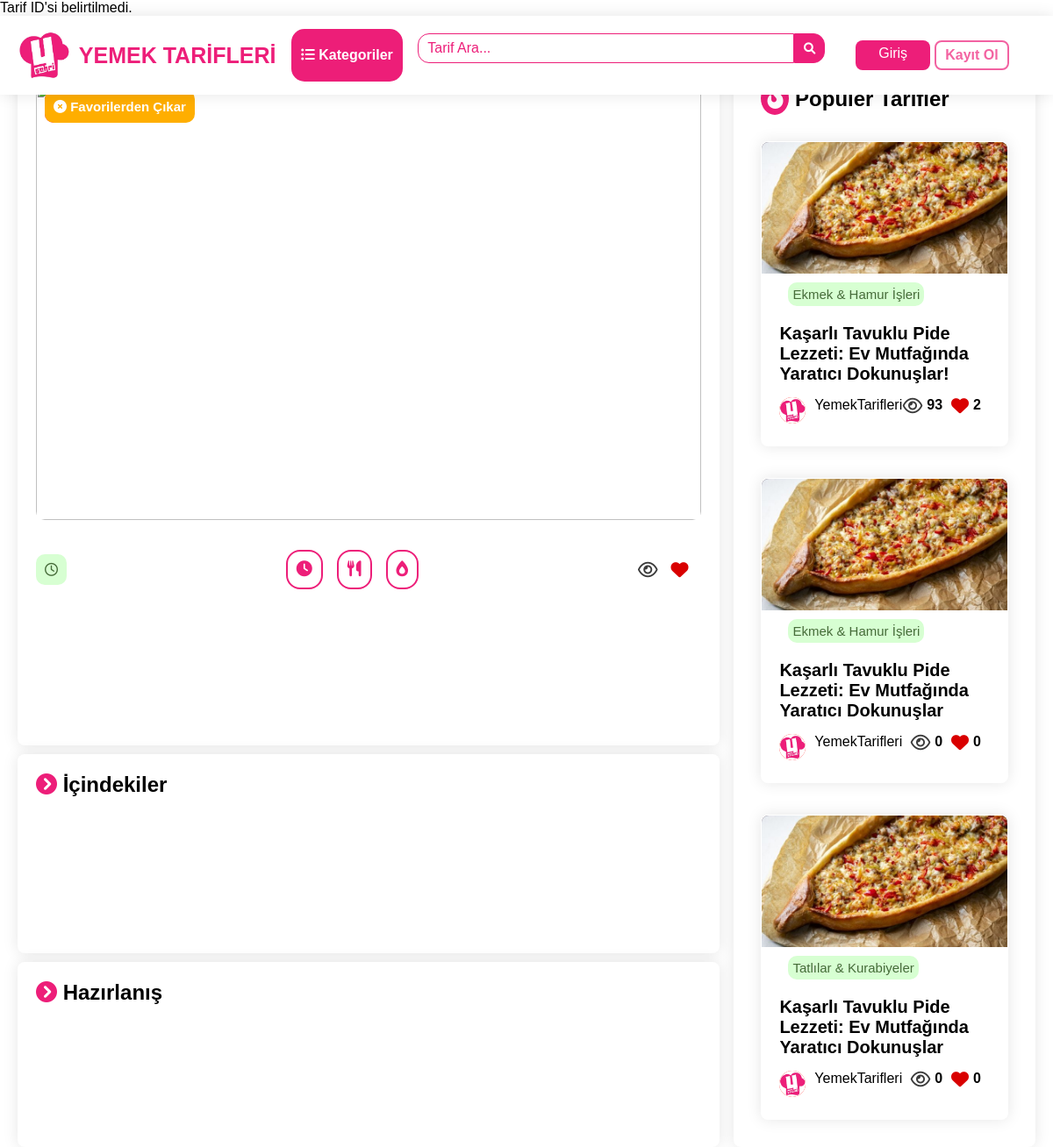
The page /yemektarifleri/tarif.php on the database its author committed.
### tables this page shows
CREATE TABLE `tema_ayarlari` (
  `id` int(11) NOT NULL,
  `logo` varchar(255) DEFAULT NULL,
  `site_adi` varchar(255) DEFAULT NULL,
  `slogan` varchar(255) DEFAULT NULL,
  `intro_gorsel` varchar(255) DEFAULT NULL
);

CREATE TABLE `tarifler` (
  `tarif_id` int(11) NOT NULL,
  `kategori_ad` varchar(50) NOT NULL,
  `kategori_url` varchar(255) NOT NULL,
  `baslik` varchar(100) NOT NULL,
  `sure` varchar(255) DEFAULT NULL,
  `boyut` varchar(20) DEFAULT NULL,
  `kalori` varchar(255) DEFAULT NULL,
  `resim` varchar(255) DEFAULT NULL,
  `url` varchar(255) DEFAULT NULL,
  `icindekiler` text DEFAULT NULL,
  `hazirlanis` text DEFAULT NULL,
  `tarih` text NOT NULL DEFAULT '27.05.2024',
  `goruntulenme` int(11) NOT NULL,
  `fav` int(11) NOT NULL
);

### yemektarifleri/tema_baglanti.php (called while the page is built, shortened)
<?php
include ("database.php");
$sql = "SELECT * FROM tema_ayarlari";
$result = $conn->query($sql);
if(mysqli_num_rows($result) > 0){
    $row = mysqli_fetch_assoc($result);
    $logo = $row['logo'];
    $site_adi = $row['site_adi'];
}
?>

### yemektarifleri/tarif.php (the view, shortened to what this page needs)
<?php
include("database.php");
include("tema_baglanti.php");
?>
<!DOCTYPE html>
<html lang="en">
<head>
    <link rel="stylesheet" href="style.css">
      <link rel="stylesheet" href="https://pro.fontawesome.com
      /releases/v6.0.0-beta1/css/all.css" />
    <link rel="stylesheet" href="media.css">
</head>
<body>
<?php require ("header.php"); ?>
<br>
<div class="containerx">
        <br><br>
        <div class="tarif-sayfa">
            <div class="tarif-icerik">
                <div class="tarif-gorsel">
                    <div >
                    <a style="display:<?php echo $favoricikar; ?>;"
                    class="fav-eklecikar" href="favorilere-ekle.php?tarif_id=<?php echo $tarif_id_zx ?>">
                                    <div class="fav-in">
                                    </div>
                    </a>
                    <a style="display:<?php echo $favoriekle; ?>;"
                    class="fav-eklecikar" href="favorilerden-cikar.php?tarif_id=<?php echo $tarif_id_zx ?>">
                                    <div class="fav-in2">
                                        <i class="fas fa-times-circle"></i>
                                         Favorilerden Çıkar
                                    </div>
                    </a>
                            <img class="tarif-gorsel_in" src="<?php echo $resim_zx ?>" alt="">
                    </div>
                    <br>
                    <div class="detays">
                        <div class="tarih">
                            <div class="tarih-div">
                                <i class="far fa-clock"></i> <?php echo $tarih_zx ?>
                            </div>
                        </div>
                        <div class="tarif-ekbilgiler">
                            <ul>
                                <li><i class="fas fa-clock"></i> <?php echo $sure_zx ?></li>
                                <li><i class="fas fa-utensils"></i> <?php echo $boyut_zx ?></li>
                                <li><i class="fas fa-burn"></i> <?php echo $kalori_zx ?></li>
                            </ul>
                        </div>
                        <div class="favgor">
                            <i class="far fa-eye"></i> <span><?php echo $goruntulenme_zx ?></span>
                            <i class="fas fa-heart"></i> <span><?php echo $fav_zx ?></span>
                        </div>
                    </div>
                </div>
                <div class="icindekiler">
                        <h2><i class="fas fa-chevron-circle-right"></i> İçindekiler</h2>
                </div>
                <div class="hazirlanis">
                    <h2><i class="fas fa-chevron-circle-right"></i> Hazırlanış</h2>
                </div>
            </div>
            <div class="populerler-sutun">
                <h2><span><i class="fas fa-fire-alt"></i></span> Popüler Tarifler</h3>
                <ul>
                <?php
                    include("database.php");
                    $query = "SELECT * FROM tarifler LIMIT 4";
                    $result = mysqli_query($conn, $query);
                    if (mysqli_num_rows($result) > 0) {
                        while ($row = mysqli_fetch_assoc($result)) {
                            echo "<li class='tarif-card'>";
                            echo "<div class='img-div'>";
                            echo "<img class='img-div' src='" . $row["resim"] . "' alt=''>";
                            echo "</div>";
                            echo "<div class='tarif-content'>";
                            echo "<h2 class='tarif-kategori'>" . $row["kategori_ad"] . "</h2>";
                            echo "<h1 class='tarif-baslik'>
                            <a href='tarif.php?tarif_id=" . $row['tarif_id'] . "'>" . $row["baslik"] . "</a>
                            </h1>";
                            echo "<div class='tarif-card_bottom'>";
                            echo "<div class='yazar'>";
                            echo "<img src='yemeksehri.jpeg' alt=''>";
                            echo "YemekTarifleri";
                            echo "<div class='degerlendirme'>";
                            echo "<div class='favgor'>
                                        <i class='far fa-eye'></i> <span>" . $row["goruntulenme"] . "</span>
                                        <i class='fas fa-heart'></i> <span>" . $row["fav"] . "</span>";
                            echo "</div>";
                            echo "</div>";
                            echo "</div>";
                            echo "</div>";
                            echo "</div>";
                            echo "</li>";
                        }
                    } else {
                        echo "Henüz hiç tarif eklenmemiş.";
                    }
                    ?>
                </ul>
            </div>
        </div>
    </div>
</body>
</html>

### yemektarifleri/a-header.php (shortened to what this page needs)
<?php
require ("database.php");
include ("tema_baglanti.php");
?>
<!DOCTYPE html>
<html lang="en">
<head>
    <link rel="stylesheet" href="style.css">
	<link rel="stylesheet" href="https://pro.fontawesome.com/releases/v6.0.0-beta1/css/all.css" />
    <link rel="stylesheet" href="media.css"><title>Card Layout</title>
</head>
<body>
<header style="display: <?php echo $display; ?>">
        <div class="header_1">
              <div class="logo">
              <a href="./index.php">
              <img src="<?php echo $logo ?>" alt="">
              <span><?php echo $site_adi ?></span>
              </a>
            </div>
            <button class="h-kategoriler_btn " id="header-kategoriler"><i class="fas fa-list-ul"></i> Kategoriler</button>
            <div class="search-bar">
              <form action="search.php" method="get">
                  <input type="text" name="search" placeholder="Tarif Ara...">
                  <button type="submit"><i class="fas fa-search"></i></button>
              </form>
          </div>
            <div class="login-register">
              <a class="btn-lr login" href="giris.php">Giriş</a>
              <a class="btn-lr register" href="kayit-ol.php">Kayıt Ol</a>
            </div>
        </div>
</header>
</body>
</html>

### yemektarifleri/a-header.php (style rules this page uses)
.header_1 { display:flex; }
.h-kategoriler_btn { transition: all 200ms; }
header { display:block !important; }

### rows shown on the page
tema_ayarlari: logo (picture), site_adi "YEMEK TARİFLERİ"
tarifler: resim (picture), kategori_ad "Ekmek & Hamur İşleri", baslik "Kaşarlı Tavuklu Pide Lezzeti: Ev Mutfağında Yaratıcı Dokunuşlar!", goruntulenme "93", fav "2"
tarifler: resim (picture), kategori_ad "Ekmek & Hamur İşleri", baslik "Kaşarlı Tavuklu Pide Lezzeti: Ev Mutfağında Yaratıcı Dokunuşlar", goruntulenme "0", fav "0"
tarifler: resim (picture), kategori_ad "Tatlılar & Kurabiyeler", baslik "Kaşarlı Tavuklu Pide Lezzeti: Ev Mutfağında Yaratıcı Dokunuşlar", goruntulenme "0", fav "0"
